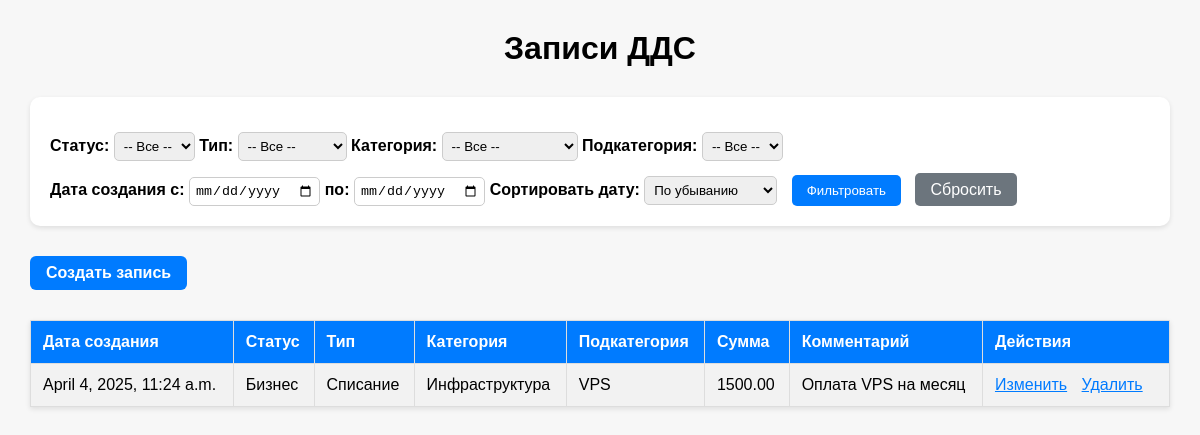
The app's page /, older data.
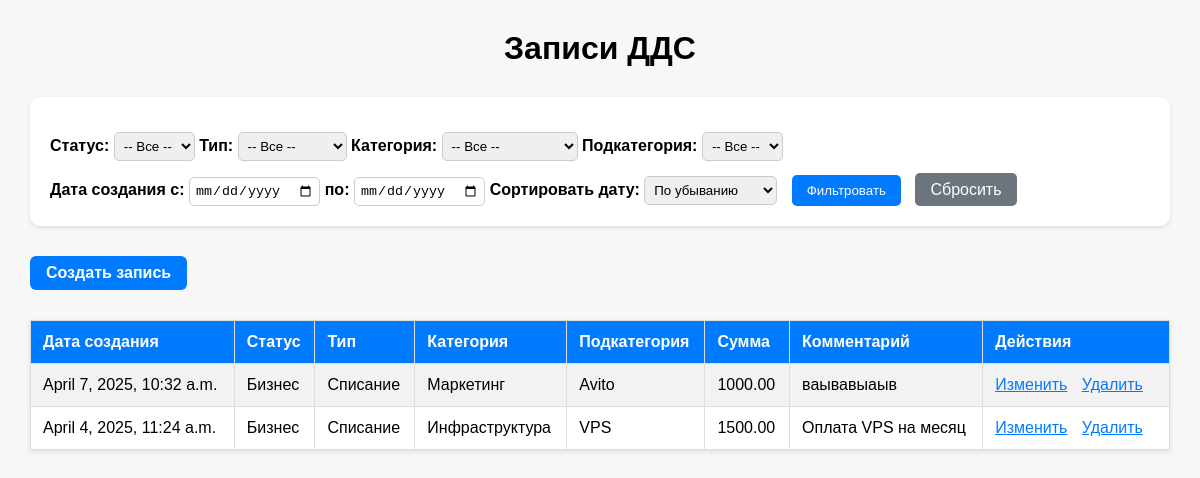
The same page, newer data.
### DDSApp/models.py (models this page shows, shortened)
class DDSRecord(models.Model):
    created_at = models.DateTimeField(auto_now_add=True)
    status = models.ForeignKey(Status, on_delete=models.PROTECT)
    type = models.ForeignKey(Type, on_delete=models.PROTECT)
    category = models.ForeignKey(Category, on_delete=models.PROTECT)
    subcategory = models.ForeignKey(Subcategory, on_delete=models.PROTECT)
    amount = models.DecimalField(max_digits=10, decimal_places=2)
    comment = models.TextField(blank=True, null=True)
    class Meta:
        db_table = 'DDSRecord'

class Status(models.Model):
    name = models.CharField(max_length=50, unique=True)
    def __str__(self):
        return self.name
    class Meta:
        db_table = 'Status'

class Type(models.Model):
    name = models.CharField(max_length=50, unique=True)
    def __str__(self):
        return self.name
    class Meta:
        db_table = 'Type'

class Category(models.Model):
    name = models.CharField(max_length=100, unique=True)
    type = models.ForeignKey(Type, on_delete=models.PROTECT, related_name='categories')
    class Meta:
        db_table = 'Category'

class Subcategory(models.Model):
    name = models.CharField(max_length=100)
    category = models.ForeignKey(Category, on_delete=models.CASCADE, related_name='subcategories')
    class Meta:
        db_table = 'Subcategory'

### DDSApp/views.py (the view)
# urls.py: path('', views.record_list, name='record_list'),
def record_list(request):
    records = DDSRecord.objects.all().order_by('-created_at')
    categories = Category.objects.all()
    subcategories = Subcategory.objects.all()
    types = Type.objects.all()
    statuses = Status.objects.all()
    type_id = request.GET.get('type')
    category_id = request.GET.get('category')
    subcategory_id = request.GET.get('subcategory')
    status_id = request.GET.get('status')
    start_date = request.GET.get('start_date')
    end_date = request.GET.get('end_date')
    sort_order = request.GET.get('sort', 'desc')
    if type_id:
        records = records.filter(type_id=type_id)
    if category_id:
        records = records.filter(category_id=category_id)
    if subcategory_id:
        records = records.filter(subcategory_id=subcategory_id)
    if status_id:
        records = records.filter(status_id=status_id)
    if start_date:
        records = records.filter(created_at__gte=parse_date(start_date))
    if end_date:
        records = records.filter(created_at__lte=parse_date(end_date))
    if sort_order == 'asc':
        records = records.order_by('created_at')
    else:
        records = records.order_by('-created_at')
    context = {
        'records': records,
        'types': types,
        'categories': categories,
        'subcategories': subcategories,
        'statuses': statuses,
        'selected_type': type_id,
        'selected_category': category_id,
        'selected_subcategory': subcategory_id,
        'selected_status': status_id,
        'start_date': start_date,
        'end_date': end_date,
        'sort_order': sort_order,
    }
    return render(request, 'record_list.html', context)

### DDSApp/Templates/record_list.html (shortened to what this page needs)
{% load static %}
<head>
    <link rel="stylesheet" href="{% static 'css/record_list.css' %}">
</head>
<body>
    <h1>Записи ДДС</h1>
    <form method="get">
        <label>Статус:</label>
        <select name="status">
            <option value="">-- Все --</option>
        </select>
        <label>Тип:</label>
        <select name="type" id="type-select">
            <option value="">-- Все --</option>
        </select>
        <label>Категория:</label>
        <select name="category" id="category-select">
            <option value="">-- Все --</option>
        </select>
        <label>Подкатегория:</label>
        <select name="subcategory" id="subcategory-select">
            <option value="">-- Все --</option>
        </select>
        <br>
        <label>Дата создания с:</label>
        <input type="date" name="start_date" value="{{ start_date }}">
        <label>по:</label>
        <input type="date" name="end_date" value="{{ end_date }}">
        <label>Сортировать дату:</label>
        <select name="sort">
            <option value="desc" {% if sort_order == 'desc' %}selected{% endif %}>По убыванию</option>
        </select>
        <button type="submit">Фильтровать</button>
        <a href="{% url 'record_list' %}">Сбросить</a>
    </form>
    <div class="record-actions">
        <a href="{% url 'record_create' %}" class="create-button">Создать запись</a>
    </div>
    <table border="1">
        <tr>
            <th>Дата создания</th>
            <th>Статус</th>
            <th>Тип</th>
            <th>Категория</th>
            <th>Подкатегория</th>
            <th>Сумма</th>
            <th>Комментарий</th>
            <th>Действия</th>
        </tr>
        {% for record in records %}
            <tr>
                <td>{{ record.created_at }}</td>
                <td>{{ record.status }}</td>
                <td>{{ record.type }}</td>
                <td>{{ record.category.name }}</td>
                <td>{{ record.subcategory.name }}</td>
                <td>{{ record.amount }}</td>
                <td>{{ record.comment }}</td>
                <td>
                    <a href="{% url 'record_edit' record.pk %}">Изменить</a>
                    <a href="{% url 'record_delete' record.pk %}">Удалить</a>
                </td>
            </tr>
        {% empty %}
            <tr><td colspan="7">Нет записей</td></tr>
        {% endfor %}
    </table>
</body>

### DDSApp/static/css/record_list.css (style rules this page uses)
body { font-family: Arial, sans-serif; margin: 30px; background-color: #f7f7f7; }
h1 { text-align: center; margin-bottom: 30px; }
form { background-color: #fff; padding: 20px; border-radius: 10px; box-shadow: 0 2px 5px rgba(0,0,0,0.1); margin-bottom: 30px; margin-top: 20px; }
form label { margin-bottom: 5px; font-weight: bold; }
form select, form input[type="date"] { padding: 5px; border-radius: 5px; border: 1px solid #ccc; margin-top: 15px; }
form button, form a { padding: 8px 15px; background-color: #007bff; color: white; text-decoration: none; border: none; border-radius: 5px; cursor: pointer; margin-left: 10px; }
form a { background-color: #6c757d; }
table { width: 100%; border-collapse: collapse; background-color: #fff; box-shadow: 0 2px 5px rgba(0,0,0,0.1); }
th, td { padding: 12px; border: 1px solid #ddd; text-align: left; }
th { background-color: #007bff; color: white; }
tr:nth-child(even) { background-color: #f2f2f2; }
td a { color: #007bff; margin-right: 10px; }
.create-button { display: inline-block; padding: 8px 16px; background-color: #007bff; color: white; text-decoration: none; border-radius: 6px; margin-bottom: 20px; font-weight: bold; transition: background-color 0.3s ease; }
.record-actions { margin-top: 20px; margin-bottom: 10px; }

Row changes from the older to the newer data that the page shows:
added DDSRecord: created_at "April 7, 2025, 10:32 a.m.", status "Бизнес", type "Списание", category.name "Маркетинг", subcategory.name "Avito", amount "1000.00", comment "ваывавыаыв"
